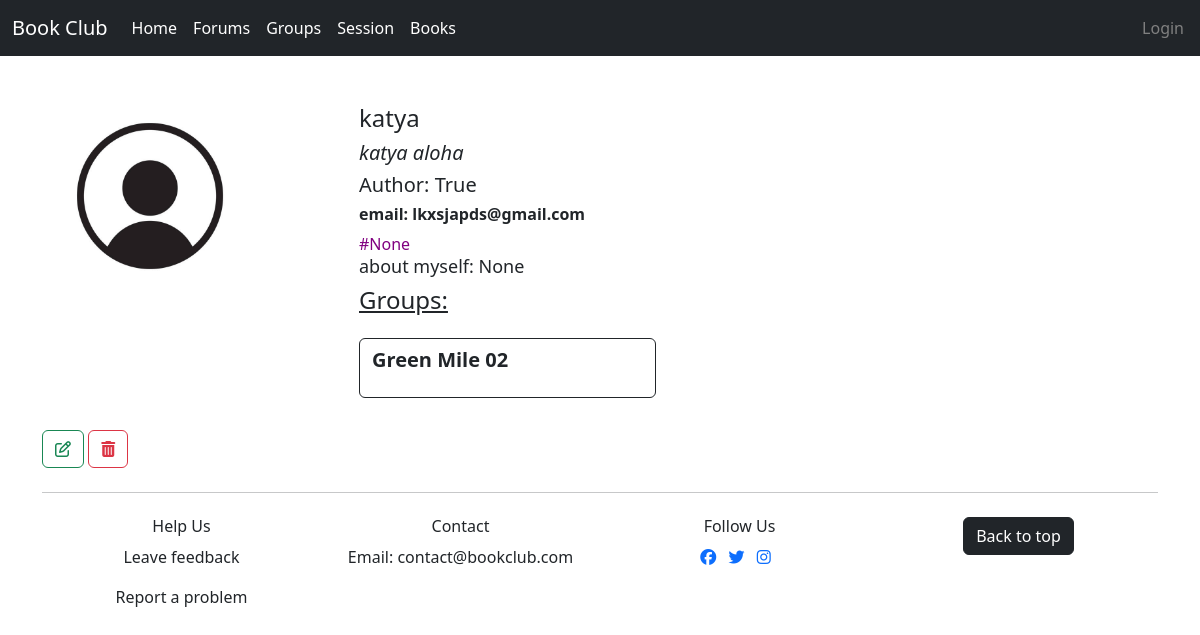
The page /user/show/7 on the database as committed earlier.
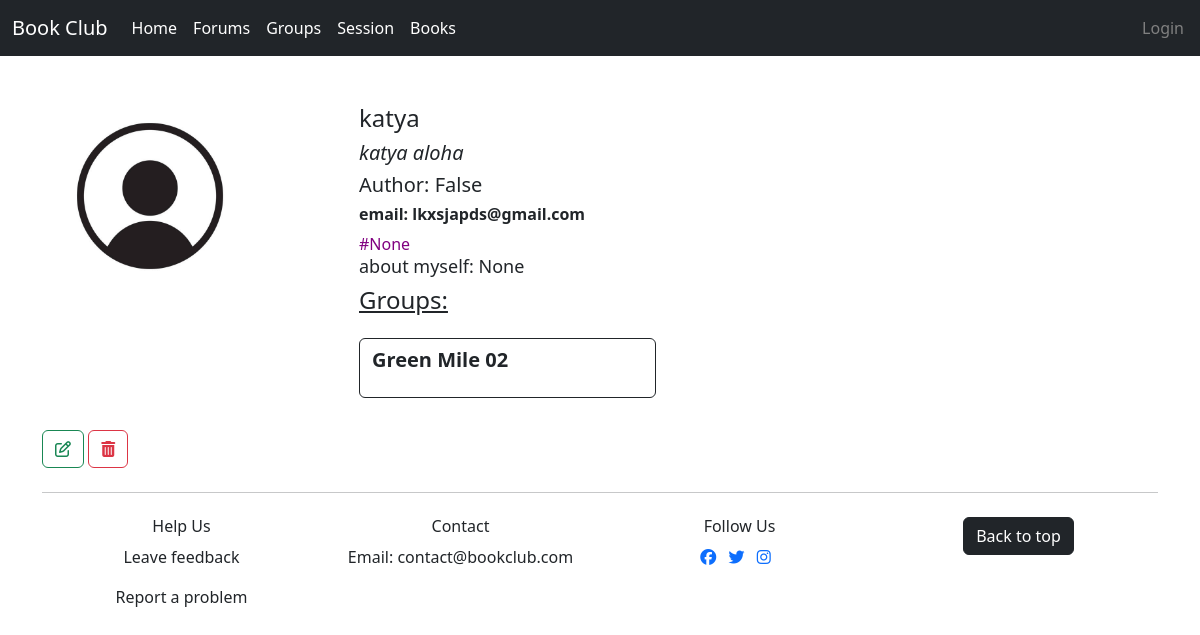
The same page on the database as committed later.
### user/models.py (models this page shows)
class Profile_user(models.Model):
    user = models.OneToOneField(User, on_delete=models.CASCADE)
    description = models.CharField(max_length=300, blank=True, null=True)
    interest = models.ForeignKey(Interest, blank=True, on_delete=models.CASCADE, null=True)
    images = models.ImageField(upload_to="images/", blank=True, null=True)
    is_author = models.BooleanField(default=False, blank=True, null=True)

### user/views.py (the view)
# urls.py: path('show/<int:id>', views.show, name='show'),
def show(request, id):
    print(f"=== user, action: show === ")
    print(f"id: ", id)
    action= "show"
    error = keeper_service.pop("error")
    user_profile = []
    image_profile = os.path.join(settings.MEDIA_URL, 'images', 'user_profile.jpg')
    user = get_object_or_404(User, id=id)
    groups_list = ''
    user_profile = Profile_user.objects.filter(user_id=id)
    print(f"user_profile: ", user_profile)
    if user_profile.exists():
        profile_u = Profile_user.objects.get(user_id=id)
        print(f"profile_u ", profile_u)
        member = RelGroupUser.objects.filter(user_id=id)
        if member.exists():
            sql = f"""select g.id , g.topic, r.id as rel_id
                        from group_relgroupuser r
                             join group_group g on g.id = r.group_id
                             where r.user_id = {id}"""
            groups_list = RelGroupUser.objects.raw(sql)
            print(f" groups_list", groups_list)
    else:
        profile_u = Profile_user()
        profile_u.user = user
        profile_u.save()
    return render(request, 'user/show.html',
                  { 'error':error, 'id':id, 'image_profile':image_profile,
                   'profile_u':profile_u, 'groups_list':groups_list})

### main/keeper_service.py (called while the page is built)
    def pop(self, key) -> str :
        value = self.keeper.get(key)
        self.keeper[key] = ""
        return value

### user/templates/user/show.html (shortened to what this page needs)
{% extends 'main/layout.html' %}
{% block content %}
<div class="row ">
    <div class="m-2 col-3">
        <p>
            {% if profile_u.images %}
            <img src="{{ profile_u.images.url }}" alt="image" width="230" height="345">
              {% else %}
            {% if image_profile %}
            <img src="{{image_profile}}" alt="user_profile image" width="200" height="200">
            {% endif %}
            {% endif %}
        </p>
    </div>
    <div class="m-3 col-8">
    <h2 style="font-size: 24px;"> {{ profile_u.user.username}} </h2>
    <h5 style="font-style: italic;">{{profile_u.user.first_name}}  {{ profile_u.user.last_name}}</h5>
    <h5>Author: {{profile_u.is_author}}</h5>
    <h6 style="font-weight: bold;"> email: {{ profile_u.user.email}} </h6>
    <h7 style="color: purple;">#{{profile_u.interest}}</h7>
    <h6 style="font-size: 18px;">about myself: {{profile_u.description}}</h6>
    <h4 style="text-decoration: underline;">Groups:</h4>
    <div class="container">
        <div class="row justify-content-left col-5">
            {% for el in groups_list %}
            <a href="{% url 'group:show' id=el.id %}" class="btn btn-outline-dark mt-3 mb-3">
                <div class="forum-item">
                    <p class="topic" style="text-align: left; font-size: 20px; font-weight: bold;">{{ el.topic }}</p>
                </div>
            </a>
            {% endfor %}
        </div>
    </div>
</div>
</div>
<a href="{% url 'user:edit' id=profile_u.user.id %}" class="btn btn-outline-success">
    <i class="fa-regular fa-pen-to-square"></i>
</a>
<a href="{% url 'user:delete' id=user.id %}" class="btn btn-outline-danger">
    <i class="fa-solid fa-trash-can"></i></a>
{% endblock %}

Rows that differ between the two databases and show on the page:
changed Profile_user "None": is_author "True" → "False"
